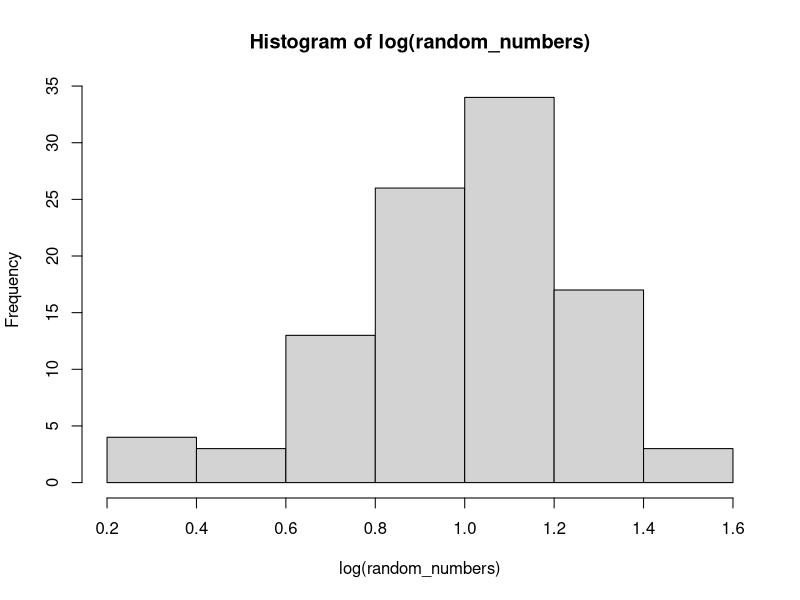
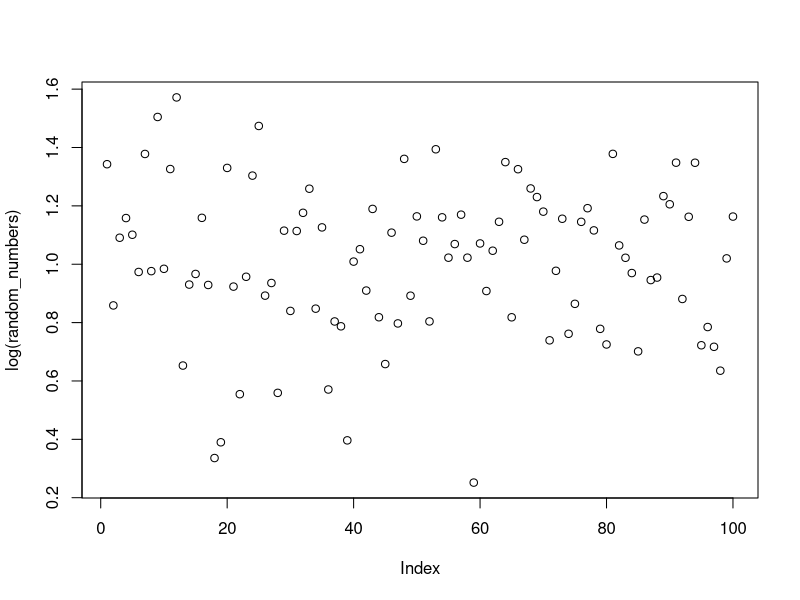

Reproduce these figures in R, in order.
## ---- chunk 1
knitr::opts_chunk$set(echo = TRUE)
## ---- chunk 2
#Seed is set for reproducibility
set.seed(42)
#Random naumbers generation
random_numbers<-rlnorm(n = 100, meanlog = 1, sdlog = 0.25)
## ---- chunk 3
#Histogram
hist(log(random_numbers))
#Scatterplot
plot(log(random_numbers))
## ---- chunk 4
#Mean
mean(random_numbers)
#Variance
var(random_numbers)
